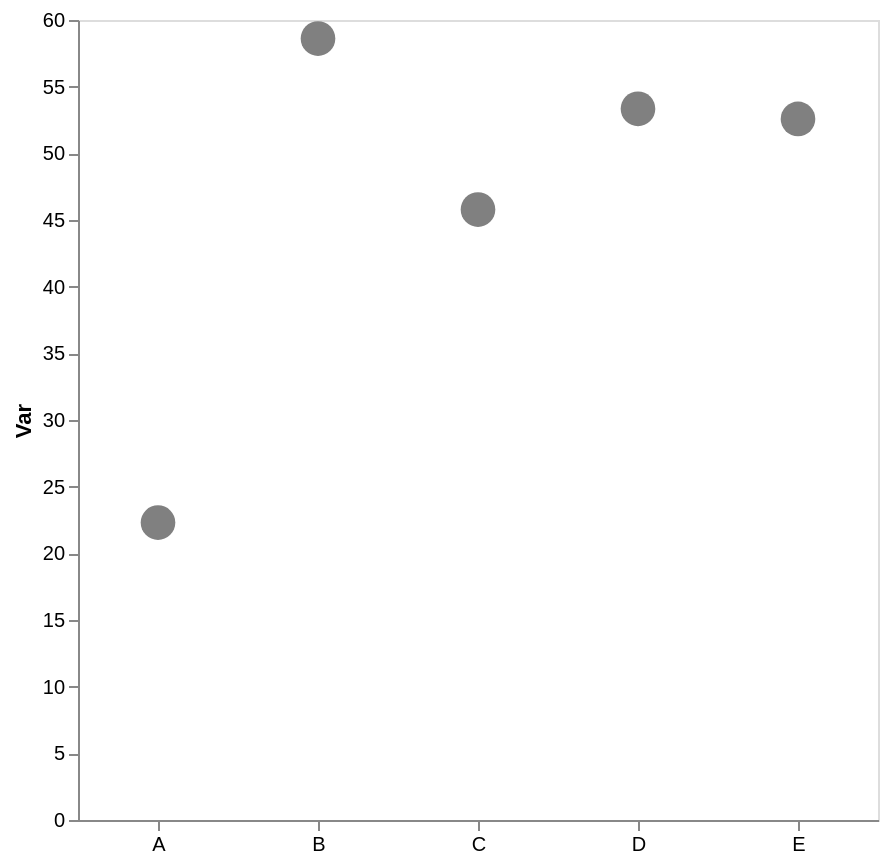

Write the Vega-Lite specification saved for this chart.
### Vega-Lite specification from a JSON file in a GitHub repository (floating-point values rounded to 4 significant figures)
{"config": {"view": {"continuousWidth": 300, "continuousHeight": 300}, "axis": {"grid": false}, "bar": {"color": "gray"}}, "data": {"name": "data-d2daf27285c1a124fcdf6396db9037d4"}, "mark": {"type": "point", "color": "gray", "filled": true, "size": 300}, "encoding": {"x": {"axis": {"labelAngle": 0, "title": null}, "field": "cat", "type": "nominal"}, "y": {"aggregate": "mean", "axis": {"title": "Var"}, "field": "var1", "type": "quantitative"}}, "height": 400, "width": 400, "$schema": "https://vega.github.io/schema/vega-lite/v5.17.0.json", "datasets": {"data-d2daf27285c1a124fcdf6396db9037d4": [{"cat": "C", "var1": 50.12, "var2": 49.07}, {"cat": "E", "var1": 48.83, "var2": 62.38}, {"cat": "A", "var1": 25.98, "var2": 54.83}, {"cat": "C", "var1": 41.44, "var2": 38.1}, {"cat": "E", "var1": 55.84, "var2": 46.14}, {"cat": "D", "var1": 60.24, "var2": 56.2}, {"cat": "A", "var1": 20.14, "var2": 53.15}, {"cat": "D", "var1": 46.43, "var2": 54.58}, {"cat": "E", "var1": 46.49, "var2": 43.82}, {"cat": "B", "var1": 58.61, "var2": 50.43}, {"cat": "A", "var1": 20.78, "var2": 45.81}, {"cat": "E", "var1": 59.16, "var2": 40.9}]}}
